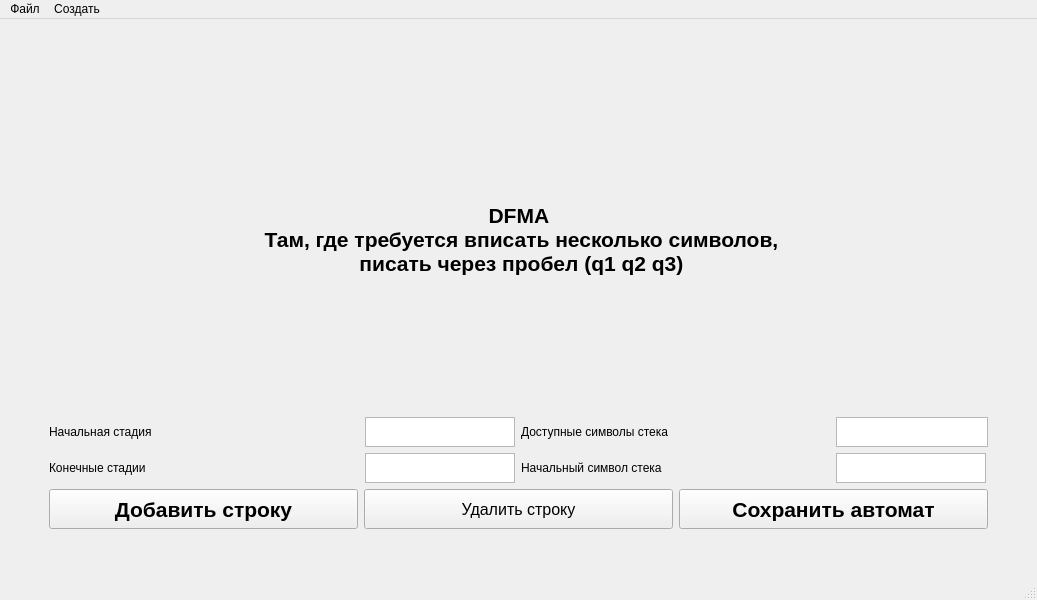
<?xml version="1.0" encoding="UTF-8"?>
<ui version="4.0">
 <class>MainWindow</class>
 <widget class="QMainWindow" name="MainWindow">
  <property name="geometry">
   <rect>
    <x>0</x>
    <y>0</y>
    <width>1037</width>
    <height>600</height>
   </rect>
  </property>
  <property name="font">
   <font>
    <family>MS Sans Serif</family>
   </font>
  </property>
  <property name="windowTitle">
   <string>Создание нового DFMA</string>
  </property>
  <property name="windowIcon">
   <iconset theme="D:\Dropbox\GitHub\visualization_of_automata\icons\window_icons\python.png"/>
  </property>
  <widget class="QWidget" name="centralwidget">
   <layout class="QGridLayout" name="gridLayout">
    <item row="1" column="1">
     <layout class="QVBoxLayout" name="automata_name_layout">
      <property name="sizeConstraint">
       <enum>QLayout::SetDefaultConstraint</enum>
      </property>
      <item>
       <widget class="QLabel" name="automata_name">
        <property name="sizePolicy">
         <sizepolicy hsizetype="Minimum" vsizetype="Minimum">
          <horstretch>0</horstretch>
          <verstretch>0</verstretch>
         </sizepolicy>
        </property>
        <property name="minimumSize">
         <size>
          <width>200</width>
          <height>50</height>
         </size>
        </property>
        <property name="maximumSize">
         <size>
          <width>1000</width>
          <height>1000</height>
         </size>
        </property>
        <property name="font">
         <font>
          <family>MS Sans Serif</family>
          <pointsize>16</pointsize>
          <weight>75</weight>
          <bold>true</bold>
         </font>
        </property>
        <property name="midLineWidth">
         <number>0</number>
        </property>
        <property name="text">
         <string>DFMA 
 Там, где требуется вписать несколько символов, 
 писать через пробел (q1 q2 q3)</string>
        </property>
        <property name="alignment">
         <set>Qt::AlignCenter</set>
        </property>
       </widget>
      </item>
     </layout>
    </item>
    <item row="0" column="1">
     <spacer name="verticalSpacer">
      <property name="orientation">
       <enum>Qt::Vertical</enum>
      </property>
      <property name="sizeType">
       <enum>QSizePolicy::Preferred</enum>
      </property>
      <property name="sizeHint" stdset="0">
       <size>
        <width>20</width>
        <height>40</height>
       </size>
      </property>
     </spacer>
    </item>
    <item row="4" column="1">
     <layout class="QHBoxLayout" name="horizontalLayout">
      <item>
       <widget class="QPushButton" name="add_row">
        <property name="sizePolicy">
         <sizepolicy hsizetype="Preferred" vsizetype="Minimum">
          <horstretch>0</horstretch>
          <verstretch>0</verstretch>
         </sizepolicy>
        </property>
        <property name="minimumSize">
         <size>
          <width>100</width>
          <height>40</height>
         </size>
        </property>
        <property name="maximumSize">
         <size>
          <width>1000</width>
          <height>40</height>
         </size>
        </property>
        <property name="font">
         <font>
          <pointsize>16</pointsize>
          <weight>75</weight>
          <bold>true</bold>
         </font>
        </property>
        <property name="text">
         <string>Добавить строку</string>
        </property>
       </widget>
      </item>
      <item>
       <widget class="QPushButton" name="del_row">
        <property name="sizePolicy">
         <sizepolicy hsizetype="Preferred" vsizetype="Minimum">
          <horstretch>0</horstretch>
          <verstretch>0</verstretch>
         </sizepolicy>
        </property>
        <property name="minimumSize">
         <size>
          <width>100</width>
          <height>40</height>
         </size>
        </property>
        <property name="maximumSize">
         <size>
          <width>1000</width>
          <height>40</height>
         </size>
        </property>
        <property name="font">
         <font>
          <pointsize>12</pointsize>
          <weight>50</weight>
          <bold>false</bold>
         </font>
        </property>
        <property name="text">
         <string>Удалить строку</string>
        </property>
       </widget>
      </item>
      <item>
       <widget class="QPushButton" name="save_new_dfma">
        <property name="sizePolicy">
         <sizepolicy hsizetype="Preferred" vsizetype="Minimum">
          <horstretch>0</horstretch>
          <verstretch>0</verstretch>
         </sizepolicy>
        </property>
        <property name="minimumSize">
         <size>
          <width>100</width>
          <height>40</height>
         </size>
        </property>
        <property name="maximumSize">
         <size>
          <width>1000</width>
          <height>40</height>
         </size>
        </property>
        <property name="font">
         <font>
          <pointsize>16</pointsize>
          <weight>75</weight>
          <bold>true</bold>
         </font>
        </property>
        <property name="text">
         <string>Сохранить автомат</string>
        </property>
       </widget>
      </item>
     </layout>
    </item>
    <item row="1" column="0">
     <spacer name="horizontalSpacer">
      <property name="orientation">
       <enum>Qt::Horizontal</enum>
      </property>
      <property name="sizeType">
       <enum>QSizePolicy::Preferred</enum>
      </property>
      <property name="sizeHint" stdset="0">
       <size>
        <width>40</width>
        <height>20</height>
       </size>
      </property>
     </spacer>
    </item>
    <item row="5" column="1">
     <spacer name="verticalSpacer_2">
      <property name="orientation">
       <enum>Qt::Vertical</enum>
      </property>
      <property name="sizeType">
       <enum>QSizePolicy::Preferred</enum>
      </property>
      <property name="sizeHint" stdset="0">
       <size>
        <width>20</width>
        <height>40</height>
       </size>
      </property>
     </spacer>
    </item>
    <item row="3" column="1">
     <layout class="QVBoxLayout" name="table_layout_new_dfma"/>
    </item>
    <item row="1" column="2">
     <spacer name="horizontalSpacer_2">
      <property name="orientation">
       <enum>Qt::Horizontal</enum>
      </property>
      <property name="sizeType">
       <enum>QSizePolicy::Preferred</enum>
      </property>
      <property name="sizeHint" stdset="0">
       <size>
        <width>40</width>
        <height>20</height>
       </size>
      </property>
     </spacer>
    </item>
    <item row="2" column="1">
     <layout class="QGridLayout" name="gridLayout_2">
      <item row="0" column="2">
       <widget class="QLabel" name="label_3">
        <property name="text">
         <string>Доступные символы стека</string>
        </property>
       </widget>
      </item>
      <item row="1" column="0">
       <widget class="QLabel" name="label_2">
        <property name="text">
         <string>Конечные стадии</string>
        </property>
       </widget>
      </item>
      <item row="1" column="2">
       <widget class="QLabel" name="label_4">
        <property name="text">
         <string>Начальный символ стека</string>
        </property>
       </widget>
      </item>
      <item row="0" column="1">
       <widget class="QTextEdit" name="initial_state_input">
        <property name="sizePolicy">
         <sizepolicy hsizetype="Minimum" vsizetype="Minimum">
          <horstretch>0</horstretch>
          <verstretch>0</verstretch>
         </sizepolicy>
        </property>
        <property name="minimumSize">
         <size>
          <width>120</width>
          <height>30</height>
         </size>
        </property>
        <property name="maximumSize">
         <size>
          <width>150</width>
          <height>30</height>
         </size>
        </property>
       </widget>
      </item>
      <item row="0" column="0">
       <widget class="QLabel" name="label">
        <property name="text">
         <string>Начальная стадия</string>
        </property>
       </widget>
      </item>
      <item row="1" column="1">
       <widget class="QTextEdit" name="final_states_input">
        <property name="sizePolicy">
         <sizepolicy hsizetype="Minimum" vsizetype="Minimum">
          <horstretch>0</horstretch>
          <verstretch>0</verstretch>
         </sizepolicy>
        </property>
        <property name="minimumSize">
         <size>
          <width>120</width>
          <height>30</height>
         </size>
        </property>
        <property name="maximumSize">
         <size>
          <width>150</width>
          <height>30</height>
         </size>
        </property>
       </widget>
      </item>
      <item row="0" column="3">
       <widget class="QTextEdit" name="stack_symbols_input">
        <property name="sizePolicy">
         <sizepolicy hsizetype="Minimum" vsizetype="Minimum">
          <horstretch>0</horstretch>
          <verstretch>0</verstretch>
         </sizepolicy>
        </property>
        <property name="minimumSize">
         <size>
          <width>120</width>
          <height>30</height>
         </size>
        </property>
        <property name="maximumSize">
         <size>
          <width>152</width>
          <height>30</height>
         </size>
        </property>
       </widget>
      </item>
      <item row="1" column="3">
       <widget class="QTextEdit" name="initial_stack_symbol_input">
        <property name="sizePolicy">
         <sizepolicy hsizetype="Minimum" vsizetype="Minimum">
          <horstretch>0</horstretch>
          <verstretch>0</verstretch>
         </sizepolicy>
        </property>
        <property name="minimumSize">
         <size>
          <width>120</width>
          <height>30</height>
         </size>
        </property>
        <property name="maximumSize">
         <size>
          <width>150</width>
          <height>30</height>
         </size>
        </property>
       </widget>
      </item>
     </layout>
    </item>
   </layout>
  </widget>
  <widget class="QMenuBar" name="menubar">
   <property name="geometry">
    <rect>
     <x>0</x>
     <y>0</y>
     <width>1037</width>
     <height>21</height>
    </rect>
   </property>
   <widget class="QMenu" name="menu">
    <property name="title">
     <string>Файл</string>
    </property>
    <addaction name="openfile_top_menu"/>
   </widget>
   <widget class="QMenu" name="menu_2">
    <property name="title">
     <string>Создать</string>
    </property>
    <addaction name="create_DFA_top_menu"/>
    <addaction name="create_DFMA_top_menu"/>
   </widget>
   <addaction name="menu"/>
   <addaction name="menu_2"/>
  </widget>
  <widget class="QStatusBar" name="statusbar"/>
  <action name="openfile_top_menu">
   <property name="text">
    <string>Открыть файл</string>
   </property>
  </action>
  <action name="create_DFA_top_menu">
   <property name="text">
    <string>Конечный детерминированный автомат</string>
   </property>
  </action>
  <action name="create_DFMA_top_menu">
   <property name="text">
    <string>Конечный детерминированный автомат с магазинной памятью</string>
   </property>
  </action>
 </widget>
 <resources/>
 <connections/>
</ui>
